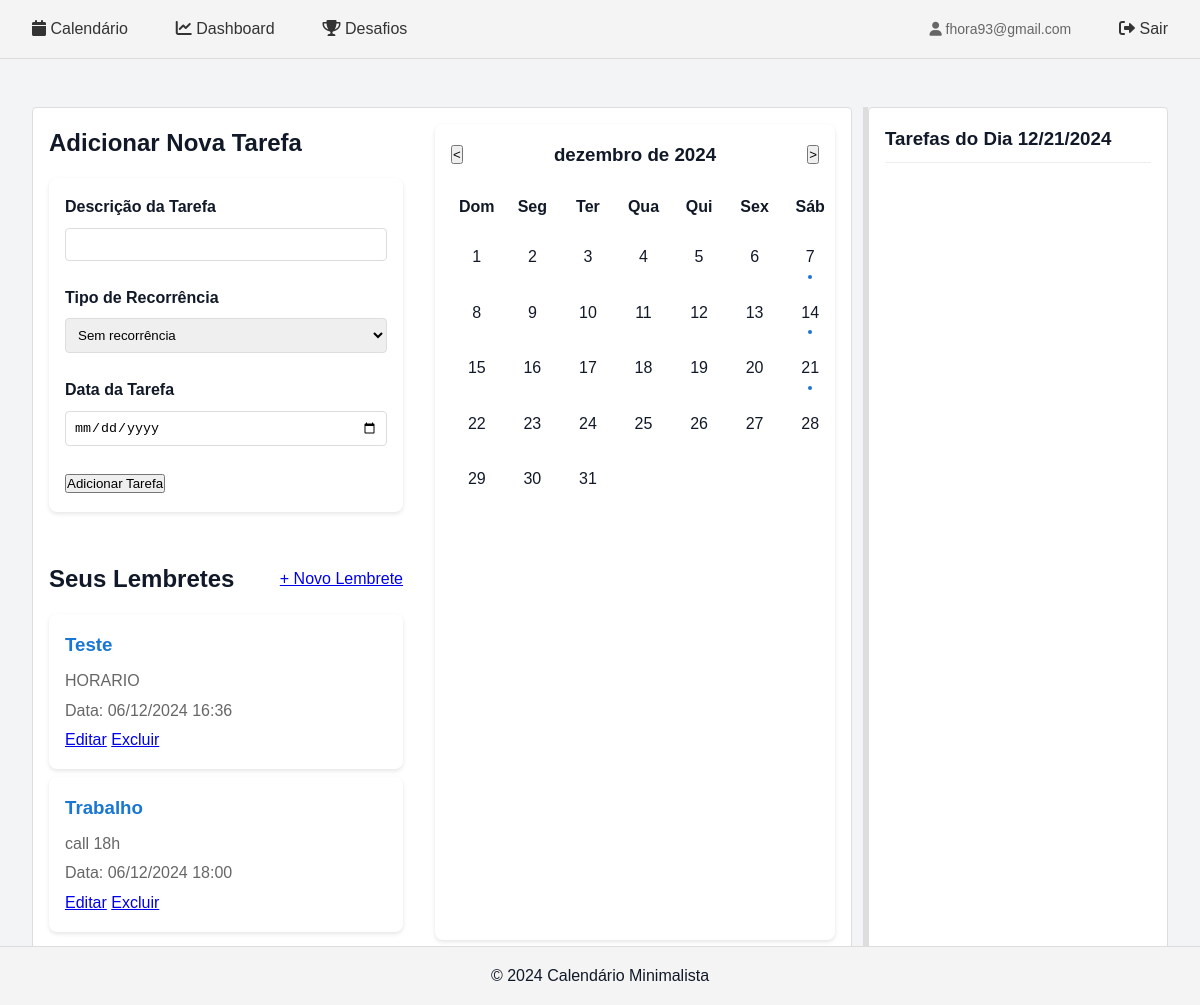
The app's page /dashboard/ (signed in), older data.
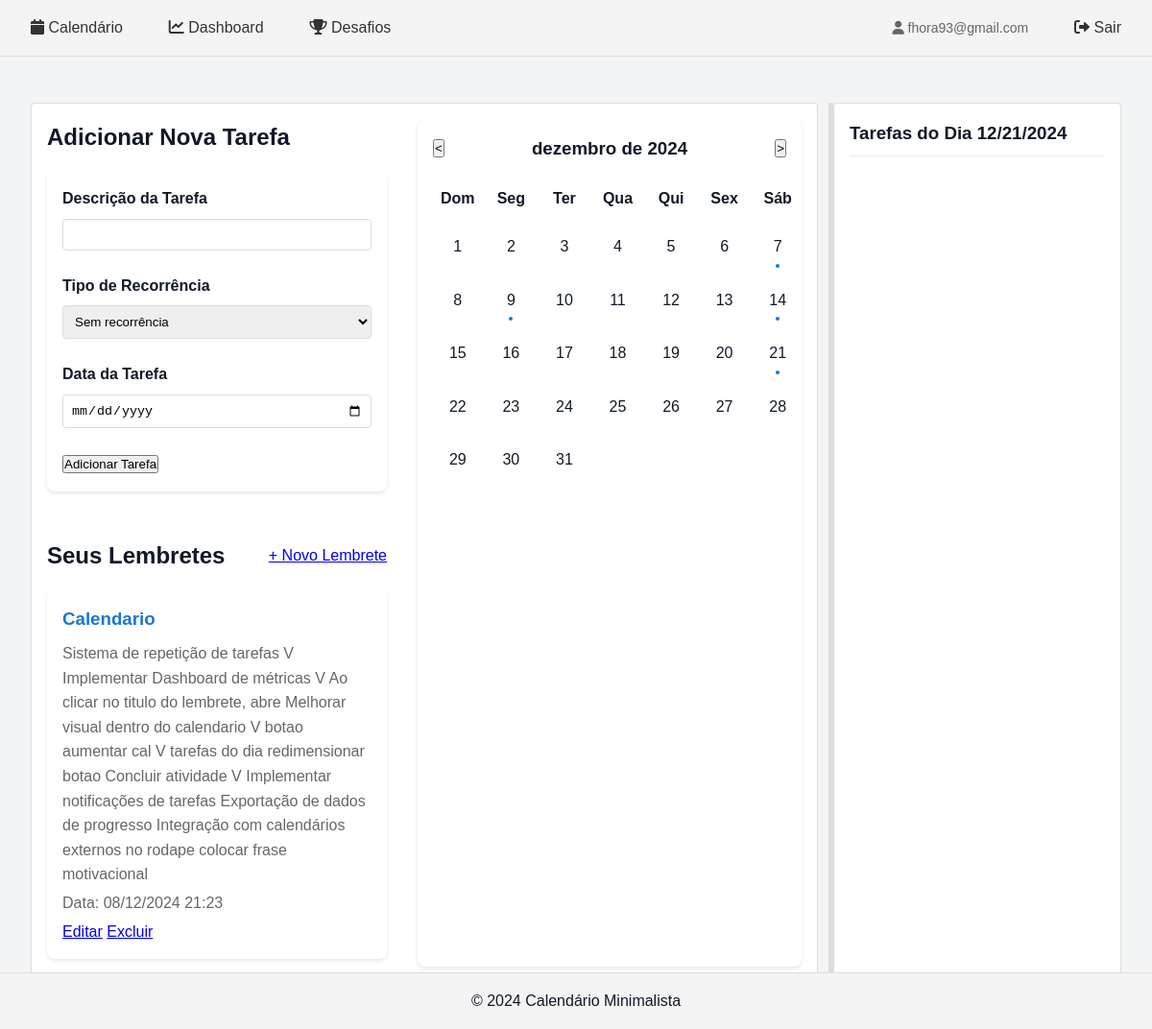
The same page, newer data.
### calendario/models.py (models this page shows, shortened)
class CustomUser(AbstractUser):
    username = None
    email = models.EmailField(unique=True)
    groups = models.ManyToManyField(
        'auth.Group',
        related_name='customuser_set',
        blank=True,
        help_text='The groups this user belongs to.',
        verbose_name='groups',
    )
    user_permissions = models.ManyToManyField(
        'auth.Permission',
        related_name='customuser_set',
        blank=True,
        help_text='Specific permissions for this user.',
        verbose_name='user permissions',
    )
    USERNAME_FIELD = 'email'
    REQUIRED_FIELDS = []

class Reminder(models.Model):
    user = models.ForeignKey(CustomUser, on_delete=models.CASCADE, related_name='reminders')
    title = models.CharField(max_length=50)
    content = models.TextField()
    date = models.DateTimeField()

### calendario/views.py (the view)
# urls.py: path('dashboard/', views.dashboard, name='dashboard'),
@login_required
def dashboard(request):
    reminders = Reminder.objects.filter(user=request.user).order_by('date')
    tasks = Task.objects.filter(user=request.user).order_by('date')
    tasks_data = []
    for task in tasks:
        tasks_data.append({
            'id': task.id,
            'description': task.description,
            'date': task.date.strftime('%Y-%m-%d'),
            'is_done': task.is_done
        })
    context = {
        'tasks': tasks,
        'reminders': reminders,
        'tasks_json': json.dumps(tasks_data, cls=DjangoJSONEncoder)
    }
    return render(request, 'calendario/dashboard.html', context)

### calendario/templates/calendario/dashboard.html (shortened to what this page needs)
{% extends 'calendario/base.html' %}
{% block content %}
<div class="dashboard-container">
    <div class="tasks-reminders">
        <section class="quick-add">
            <div class="section-header">
                <h2>Adicionar Nova Tarefa</h2>
            </div>
            <div class="quick-add-form">
                <form method="post" action="{% url 'task_create' %}" id="taskForm">
                    <div class="form-group">
                        <label for="description">Descrição da Tarefa</label>
                        <input type="text" id="description" name="description" required>
                    </div>
                    <div class="form-group">
                        <label for="recurrence_type">Tipo de Recorrência</label>
                        <select name="recurrence_type" id="recurrence_type">
                            <option value="none">Sem recorrência</option>
                        </select>
                    </div>
                    <div class="form-group" id="single_date_group">
                        <label for="date">Data da Tarefa</label>
                        <input type="date" id="date" name="date" required>
                    </div>
                    <button type="submit" class="btn btn-primary">Adicionar Tarefa</button>
                </form>
            </div>
        </section>
        <section class="reminders">
            <div class="section-header">
                <h2>Seus Lembretes</h2>
                <a href="{% url 'reminder_create' %}" class="btn btn-primary">+ Novo Lembrete</a>
            </div>
            <ul class="reminder-list">
                {% for reminder in reminders %}
                    <li class="reminder-item">
                        <h3>{{ reminder.title }}</h3>
                        <p>{{ reminder.content }}</p>
                        <p>Data: {{ reminder.date|date:"d/m/Y H:i" }}</p>
                        <div class="actions">
                            <a href="{% url 'reminder_update' reminder.id %}" class="btn">Editar</a>
                            <a href="{% url 'reminder_delete' reminder.id %}"
                               class="btn btn-danger"
                               onclick="return confirm('Tem certeza que deseja excluir este lembrete?')">
                                Excluir
                            </a>
                        </div>
                    </li>
                {% empty %}
                    <li class="empty-message">Você ainda não tem lembretes.</li>
                {% endfor %}
            </ul>
        </section>
    </div>
    <div class="calendar">
        <div class="calendar-header">
            <button id="prevMonth">&lt;</button>
            <h3 id="currentMonth"></h3>
            <button id="nextMonth">&gt;</button>
        </div>
        <div class="calendar-grid">
            <div class="weekday-header">Dom</div>
            <div class="weekday-header">Seg</div>
            <div class="weekday-header">Ter</div>
            <div class="weekday-header">Qua</div>
            <div class="weekday-header">Qui</div>
            <div class="weekday-header">Sex</div>
            <div class="weekday-header">Sáb</div>
        </div>
    </div>
</div>
{% endblock %}

### calendario/templates/calendario/base.html (shortened to what this page needs)
{% load static %}
<!DOCTYPE html>
<html lang="pt-br">
<head>
    <link rel="stylesheet" href="https://cdnjs.cloudflare.com/ajax/libs/font-awesome/6.0.0/css/all.min.css">
    <link rel="stylesheet" href="{% static 'css/styles.css' %}">
</head>
<body>
    <header>
        <nav>
            <ul>
                <div class="nav-left">
                    {% if user.is_authenticated %}
                        <li><a href="{% url 'home' %}" class="{% if request.resolver_match.url_name == 'home' %}active{% endif %}">
                            <i class="fas fa-calendar"></i> Calendário
                        </a></li>
                        <li><a href="{% url 'dashboard_metrics' %}" class="{% if request.resolver_match.url_name == 'dashboard_metrics' %}active{% endif %}">
                            <i class="fas fa-chart-line"></i> Dashboard
                        </a></li>
                        <li><a href="{% url 'challenge_list' %}" class="{% if 'challenge' in request.resolver_match.url_name %}active{% endif %}">
                            <i class="fas fa-trophy"></i> Desafios
                        </a></li>
                    {% endif %}
                </div>
                <div class="nav-right">
                    {% if user.is_authenticated %}
                        <span class="user-email"><i class="fas fa-user"></i> {{ user.email }}</span>
                        <li><a href="{% url 'user_logout' %}"><i class="fas fa-sign-out-alt"></i> Sair</a></li>
                    {% else %}
                        <li><a href="{% url 'user_login' %}">Login</a></li>
                        <li><a href="{% url 'register' %}">Registrar</a></li>
                    {% endif %}
                </div>
            </ul>
        </nav>
    </header>
    <main>
        <div class="split-container">
            <div class="calendar-section">
                {% block content %}
                {% endblock %}
            </div>
            <div class="resizer" id="dragMe"></div>
            <div class="tasks-section">
                <div class="tasks-header">
                    <h3>Tarefas do Dia <span id="selectedDate"></span></h3>
                </div>
            </div>
        </div>
    </main>
    <footer>
        <p>© 2024 Calendário Minimalista</p>
    </footer>
</body>
</html>

### static/css/styles.css (style rules this page uses)
:root { --primary-color: #4F46E5; --primary-dark: #4338CA; --secondary-color: #10B981; --bg-primary: #F3F4F6; --bg-secondary: #FFFFFF; --text-primary: #111827; --text-secondary: #6B7280; --header-height: 64px; }
* { margin: 0; padding: 0; box-sizing: border-box; }
body { font-family: 'Poppins', sans-serif; line-height: 1.5; color: var(--text-primary); background-color: var(--bg-primary); }
.nav-left { display: flex; gap: 1rem; align-items: center; }
.nav-right { display: flex; align-items: center; gap: 1.5rem; }
.user-email { color: var(--text-primary); font-size: 0.875rem; }

### calendario/templates/calendario/base.html (style rules this page uses)
body { font-family: Arial, sans-serif; line-height: 1.6; margin: 0; padding: 0; }
header { background-color: #f4f4f4; padding: 1rem; border-bottom: 1px solid #ddd; }
nav ul { list-style: none; padding: 0; display: flex; justify-content: space-between; margin: 0; }
.nav-left, .nav-right { display: flex; gap: 1rem; align-items: center; }
nav a { text-decoration: none; color: #333; padding: 0.5rem 1rem; border-radius: 4px; transition: background-color 0.3s; }
.user-email { margin-right: 1rem; color: #666; }
main { padding: 2rem; max-width: 1400px; margin: 0 auto; }
.split-container { display: flex; gap: 1rem; position: relative; margin: 1rem 0; min-height: calc(100vh - 250px); }
.calendar-section { flex: 1; min-width: 300px; background: #fff; border-radius: 4px; border: 1px solid #ddd; padding: 1rem; }
.tasks-section { width: 300px; background: #fff; border-radius: 4px; border: 1px solid #ddd; padding: 1rem; }
.resizer { width: 5px; background: #ddd; cursor: col-resize; transition: background 0.3s; position: absolute; top: 0; bottom: 0; right: 300px; }
.tasks-header { margin-bottom: 1rem; padding-bottom: 0.5rem; border-bottom: 1px solid #eee; }
footer { text-align: center; padding: 1rem; background-color: #f4f4f4; border-top: 1px solid #ddd; position: fixed; bottom: 0; width: 100%; }

### calendario/templates/calendario/dashboard.html (style rules this page uses)
.dashboard-container { display: grid; grid-template-columns: 1fr 400px; gap: 2rem; }
.task-list, .reminder-list { list-style: none; padding: 0; }
.calendar { background: white; border-radius: 8px; box-shadow: 0 2px 4px rgba(0,0,0,0.1); padding: 1rem; }
.calendar-header { display: flex; justify-content: space-between; align-items: center; margin-bottom: 1rem; }
.calendar-grid { display: grid; grid-template-columns: repeat(7, 1fr); gap: 4px; }
.weekday-header { text-align: center; font-weight: bold; padding: 0.5rem; }
.tasks-reminders { display: flex; flex-direction: column; gap: 2rem; }
.section-header { display: flex; justify-content: space-between; align-items: center; margin-bottom: 1rem; }
.reminder-item { background-color: #fff; padding: 1rem; margin-bottom: 0.5rem; border-radius: 8px; box-shadow: 0 2px 4px rgba(0,0,0,0.1); }
.reminder-item h3 { margin: 0 0 0.5rem 0; color: #1976d2; }
.reminder-item p { margin: 0.25rem 0; color: #666; }
.quick-add-form { background: white; padding: 1rem; border-radius: 8px; box-shadow: 0 2px 4px rgba(0,0,0,0.1); margin-bottom: 1rem; }
.quick-add-form input, .quick-add-form textarea { width: 100%; padding: 0.5rem; margin-bottom: 0.5rem; border: 1px solid #ddd; border-radius: 4px; }
.form-group { margin-bottom: 1rem; }
.form-group label { display: block; margin-bottom: 0.5rem; font-weight: bold; }
.form-group select, .form-group input { width: 100%; padding: 0.5rem; border: 1px solid #ddd; border-radius: 4px; margin-bottom: 0.5rem; }

Row changes from the older to the newer data that the page shows:
removed Reminder: title "Teste", content "HORARIO", date "06/12/2024 16:36"
removed Reminder: title "Trabalho", content "call 18h", date "06/12/2024 18:00"
added Reminder: title "Calendario", content "Sistema de repetição de tarefas V Implementar Dashboard de métricas V Ao clicar no titulo do lembrete, abre Melhorar visual dentro do calendario V botao aumentar cal V tarefas do dia redimensionar botao Concluir atividade V Implementar notificações de tarefas Exportação de dados de progresso Integração com calendários externos no rodape colocar frase motivacional", date "08/12/2024 21:23"
